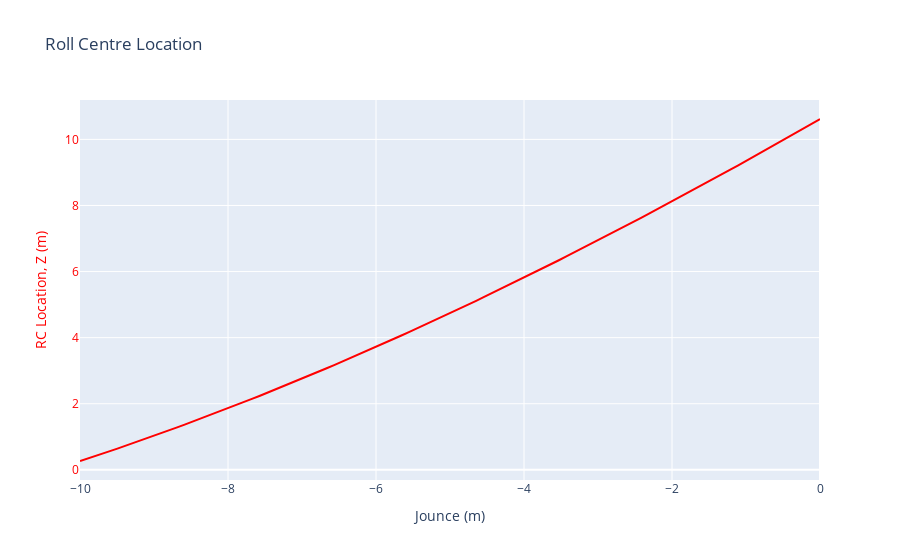

Notebook cell for this chart:
### Code cell
# Plot RC vs jounce

fig = go.Figure()

fig.add_trace(
    go.Scatter(
        x=results_df["jounce"],
        y=results_df["rc_z"],
        mode='lines',
        marker=dict(color='red'),
        name='Roll Centre Location, z',
        yaxis='y'  # Explicitly associate this trace with the primary y-axis
    )
)

# Update layout to add a secondary y-axis
fig.update_layout(
    title='Roll Centre Location',
    xaxis=dict(title='Jounce (m)'),
    yaxis=dict(
        title='RC Location, Z (m)',
        titlefont=dict(color='red'),
        tickfont=dict(color='red')
    ),
    legend=dict(x=0.5, y=-0.2, orientation='h')  # Adjust legend position if needed
)

# Show the figure
fig.show()

### Figure 1 — Plotly figure (JSON) as saved in the notebook; plotly's stock layout.template omitted (floating-point values rounded to 4 significant figures)
{"data": [{"marker": {"color": "red"}, "mode": "lines", "name": "Roll Centre Location, z", "type": "scatter", "x": [0, -0.101, -0.202, -0.303, -0.404, -0.5051, -0.6061, -0.7071, -0.8081, -0.9091, -1.01, -1.111, -1.212, -1.313, -1.414, -1.515, -1.616, -1.717, -1.818, -1.919, -2.02, -2.121, -2.222, -2.323, -2.424, -2.525, -2.626, -2.727, -2.828, -2.929, -3.03, -3.131, -3.232, -3.333, -3.434, -3.535, -3.636, -3.737, -3.838, -3.939, -4.04, -4.141, -4.242, -4.343, -4.444, -4.545, -4.646, -4.747, -4.848, -4.949, -5.051, -5.152, -5.253, -5.354, -5.455, -5.556, -5.657, -5.758, -5.859, -5.96, -6.061, -6.162, -6.263, -6.364, -6.465, -6.566, -6.667, -6.768, -6.869, -6.97, -7.071, -7.172, -7.273, -7.374, -7.475, -7.576, -7.677, -7.778, -7.879, -7.98, -8.081, -8.182, -8.283, -8.384, -8.485, -8.586, -8.687, -8.788, -8.889, -8.99, -9.091, -9.192, -9.293, -9.394, -9.495, -9.596, -9.697, -9.798, -9.899, -10], "y": [10.62, 10.49, 10.36, 10.23, 10.1, 9.971, 9.843, 9.715, 9.588, 9.461, 9.335, 9.21, 9.084, 8.959, 8.835, 8.711, 8.588, 8.465, 8.342, 8.22, 8.098, 7.977, 7.857, 7.737, 7.617, 7.498, 7.38, 7.262, 7.144, 7.027, 6.91, 6.794, 6.679, 6.564, 6.449, 6.335, 6.221, 6.108, 5.996, 5.884, 5.772, 5.662, 5.551, 5.441, 5.332, 5.224, 5.115, 5.008, 4.901, 4.794, 4.688, 4.583, 4.478, 4.374, 4.271, 4.168, 4.065, 3.963, 3.862, 3.762, 3.662, 3.562, 3.463, 3.365, 3.267, 3.171, 3.074, 2.978, 2.883, 2.789, 2.695, 2.602, 2.509, 2.417, 2.326, 2.236, 2.146, 2.056, 1.968, 1.88, 1.792, 1.706, 1.62, 1.535, 1.45, 1.366, 1.283, 1.201, 1.119, 1.038, 0.9575, 0.8779, 0.799, 0.7208, 0.6433, 0.5666, 0.4906, 0.4154, 0.3408, 0.2671], "yaxis": "y"}], "layout": {"legend": {"orientation": "h", "x": 0.5, "y": -0.2}, "title": {"text": "Roll Centre Location"}, "xaxis": {"title": {"text": "Jounce (m)"}}, "yaxis": {"tickfont": {"color": "red"}, "title": {"font": {"color": "red"}, "text": "RC Location, Z (m)"}}}}
